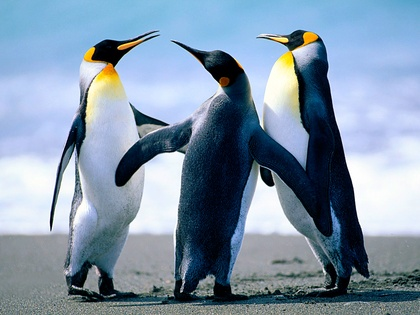
%> input picture w7_1xi16/Penguins.jpg, 420 x 315 px, shrunk from 1024 x 768 before the run
$ octave gauss.m   (GNU Octave 9; MATLAB toolbox functions it lacks are replaced by stand-ins)
%> lines starting %> are read from the running program, lines starting %| are printed output that depends on the picture
clc
clear all

sig=2.5;
S=25;
I=im2double(rgb2gray(imread('Penguins.jpg')));
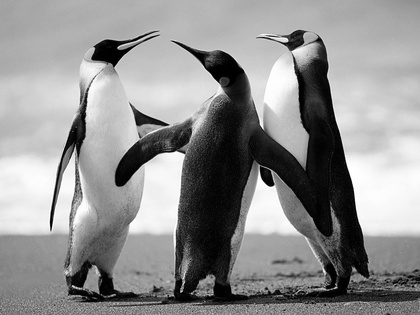
%> I: size 315x420 double; min 0, max 1, mean 0.566


for i=-floor(S/2):1:floor(S/2)
    for j=-floor(S/2):1:floor(S/2)
        Gc(i+floor(S/2)+1,j+floor(S/2)+1)=(2*pi*sig^2)^(-1)*exp(-(i^2+j^2)/(2*sig^2));
    end
end
Gc=Gc/sum(Gc(:));
figure
surf(Gc);
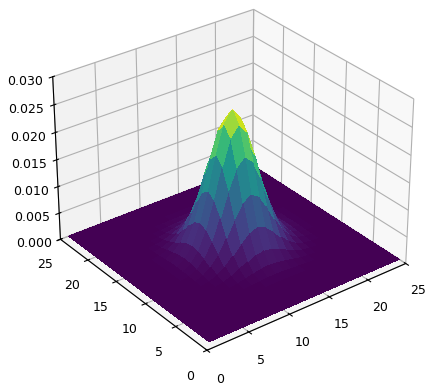
%> figure redrawn from the program's plot data
figure
imshow([I conv2(I,Gc,'same')]);
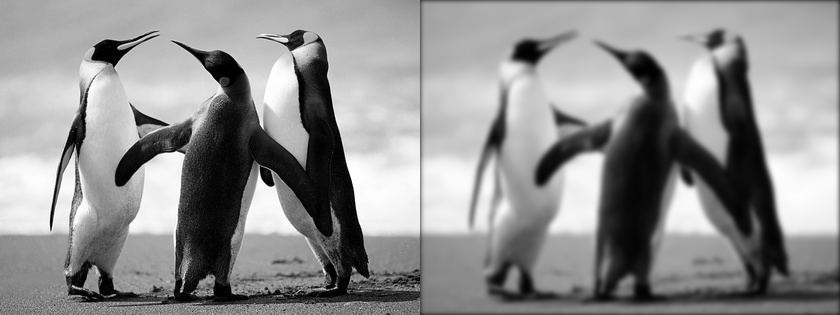
%> displayed picture: size 315x840, on the screen's scale of 0 to 255; min 0, max 255, mean 143.5
